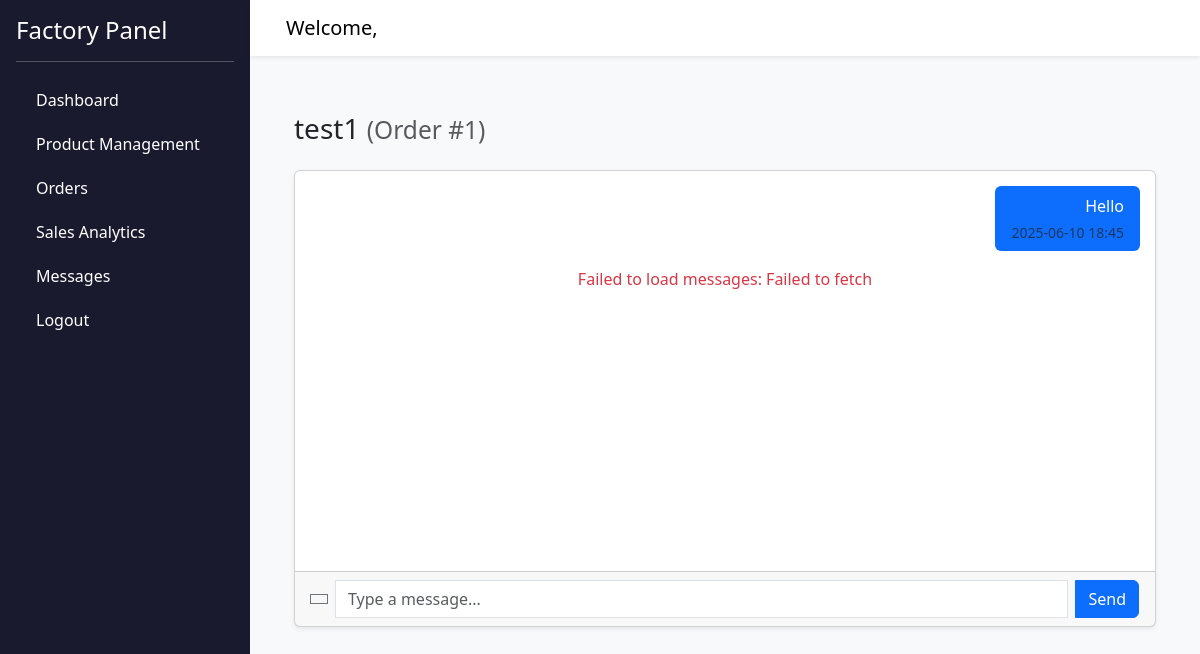
The page /chat/1 (signed in) on the database its author committed.
### models.py (models this page shows)
class User(db.Model):
    __tablename__ = 'users'
    id = db.Column(db.Integer, primary_key=True)
    name = db.Column(db.String(100), nullable=False)
    email = db.Column(db.String(120), unique=True, nullable=False)
    password = db.Column(db.String(200), nullable=False)
    role = db.Column(db.String(20), nullable=False)  # 'factory' or 'seller'
    created_at = db.Column(db.DateTime, default=datetime.utcnow)
    factory = db.relationship('Factory', backref='factory_user', uselist=False, foreign_keys='Factory.user_id')
    orders = db.relationship('Order', backref='seller', foreign_keys='Order.seller_id')
    chats_started = db.relationship('Chat', backref='chat_user1', foreign_keys='Chat.user1_id')
    chats_received = db.relationship('Chat', backref='chat_user2', foreign_keys='Chat.user2_id')
    messages_sent = db.relationship('Message', backref='message_sender', foreign_keys='Message.sender_id')
    ratings = db.relationship('Rating', backref='user')
    comments = db.relationship('Comment', backref='user')
    wishlist = db.relationship('Wishlist', backref='user')
    cart = db.relationship('Cart', backref='user', uselist=False, cascade="all, delete-orphan")

class Order(db.Model):
    __tablename__ = 'orders'
    id = db.Column(db.Integer, primary_key=True)
    seller_id = db.Column(db.Integer, db.ForeignKey('users.id'), nullable=False)
    factory_id = db.Column(db.Integer, db.ForeignKey('factories.id'), nullable=False)
    total_price = db.Column(db.Float, nullable=False)
    status = db.Column(db.String(50), nullable=False, default='Pending')
    order_date = db.Column(db.DateTime, nullable=False, default=datetime.utcnow)
    shipping_address = db.Column(db.Text, nullable=False)
    payment_method = db.Column(db.String(50), nullable=True)
    items = db.relationship('OrderItem', backref='order', cascade="all, delete-orphan")
    receipt = db.relationship('Receipt', backref='order', uselist=False, cascade="all, delete-orphan")
    chat = db.relationship('Chat', back_populates='order', uselist=False, cascade="all, delete-orphan")

class Message(db.Model):
    __tablename__ = 'messages'
    id = db.Column(db.Integer, primary_key=True)
    chat_id = db.Column(db.Integer, db.ForeignKey('chats.id'), nullable=False)
    sender_id = db.Column(db.Integer, db.ForeignKey('users.id'), nullable=False)
    content = db.Column(db.Text, nullable=True)
    attachment_url = db.Column(db.String(255))
    is_read = db.Column(db.Boolean, default=False)
    timestamp = db.Column(db.DateTime, default=datetime.utcnow)

### routes/chat.py (the view)
@chat_bp.route('/<int:chat_id>', endpoint='view_chat')
def view_chat(chat_id):
    ok, resp = user_required()
    if not ok:
        return resp
    user = resp
    chat = Chat.query.get_or_404(chat_id)
    if user.id not in (chat.user1_id, chat.user2_id):
        logger.error(f"User {user.id} unauthorized for chat {chat_id}")
        abort(403)
    messages = Message.query.filter_by(chat_id=chat.id).order_by(Message.timestamp.asc()).all()
    logger.debug(f"Chat {chat_id}: user1_id={chat.user1_id}, user2_id={chat.user2_id}, messages={len(messages)}")
    if not chat.chat_user1 or not chat.chat_user2:
        logger.error(f"Chat {chat_id} missing user1 or user2: user1={chat.chat_user1}, user2={chat.chat_user2}")
        flash('Invalid chat participants.', 'error')
        return redirect(url_for('chat.list_chats'))
    template = 'chat/factory_chat_room.html' if user.role == 'factory' else 'chat/chat_room.html'
    return render_template(template, user=user, chat=chat, messages=messages)

### routes/chat.py (called while the page is built)
def user_required():
    if 'user_id' not in session:
        flash('Please log in first.', 'error')
        return False, redirect(url_for('auth.index'))
    user = User.query.get(session['user_id'])
    if not user:
        flash('User not found.', 'error')
        session.pop('user_id', None)
        return False, redirect(url_for('auth.index'))
    return True, user

### templates/chat/factory_chat_room.html (shortened to what this page needs)
{% extends "base.html" %}
{% block content %}
<div class="container mt-4">
    <h3 class="text-dark mb-4">
        {% if user.id == chat.user2_id %}
            {{ chat.chat_user1.name if chat.chat_user1 else 'Unknown User' }}
        {% else %}
            {{ chat.chat_user2.name if chat.chat_user2 else 'Unknown User' }}
        {% endif %}
        {% if chat.order %}
            <small class="text-muted"> (Order #{{ chat.order.id }})</small>
        {% endif %}
    </h3>
    <div class="card shadow-sm">
        <div class="chat-messages" id="chat-messages" data-chat="{{ chat.id }}" data-user="{{ user.id }}" style="height: 400px; overflow-y: auto; padding: 15px;">
            {% for message in messages %}
                <div class="message {{ 'text-end' if message.sender_id == user.id else 'text-start' }} mb-3" data-message-id="{{ message.id }}">
                    <div class="d-inline-block p-2 px-3 rounded {{ 'bg-primary text-white' if message.sender_id == user.id else 'bg-light' }}">
                        <p class="mb-1">
                            {{
                                message.content.strip()|truncate(50)
                                if message.content and message.content.strip() else
                                ('Attachment' if message.attachment_url else 'No content')
                            }}
                        </p>
                        <small class="text-muted d-block">
                            {{ message.timestamp.strftime("%Y-%m-%d %H:%M") }}
                        </small>
                    </div>
                </div>
            {% endfor %}
        </div>
        <div class="card-footer">
            <form id="chat-form" action="{{ url_for('chat.send_message', chat_id=chat.id) }}" method="POST" enctype="multipart/form-data">
                <div class="input-group d-flex align-items-center">
                    <button type="button" class="btn btn-outline-secondary btn-sm me-2" onclick="document.getElementById('fileInput').click()">
                    </button>
                    <input type="text" id="content" name="content" class="form-control me-2" placeholder="Type a message..." autocomplete="off">
                    <button type="submit" class="btn btn-primary">Send</button>
                </div>
            </form>
        </div>
    </div>
</div>
{% endblock %}

### templates/base.html (style rules this page uses)
body { min-height: 100vh; display: flex; flex-direction: column; background-color: #f8f9fa; }

### rows shown on the page
User: chat_user1 "test1"
Order: order.id "1"
Message: content.strip "Hello", timestamp "2025-06-10 18:45"
